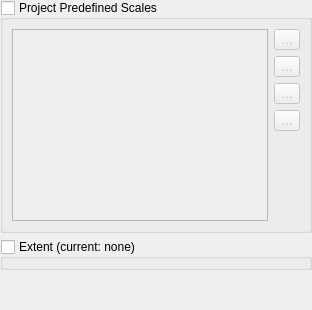
         <widget class="QWidget" name="mViewSettingsPage">
          <layout class="QVBoxLayout" name="verticalLayout_25">
           <property name="leftMargin">
            <number>0</number>
           </property>
           <property name="topMargin">
            <number>0</number>
           </property>
           <property name="rightMargin">
            <number>0</number>
           </property>
           <property name="bottomMargin">
            <number>0</number>
           </property>
           <item>
            <widget class="QgsCollapsibleGroupBox" name="grpProjectScales">
             <property name="sizePolicy">
              <sizepolicy hsizetype="Preferred" vsizetype="Expanding">
               <horstretch>0</horstretch>
               <verstretch>3</verstretch>
              </sizepolicy>
             </property>
             <property name="title">
              <string>Project Predefined Scales</string>
             </property>
             <property name="checkable">
              <bool>true</bool>
             </property>
             <property name="checked">
              <bool>false</bool>
             </property>
             <property name="syncGroup">
              <string notr="true">projgeneral</string>
             </property>
             <layout class="QGridLayout" name="gridLayout_7">
              <item row="0" column="0">
               <widget class="QListWidget" name="lstScales"/>
              </item>
              <item row="0" column="1">
               <layout class="QVBoxLayout" name="verticalLayout_4">
                <item>
                 <widget class="QToolButton" name="pbnAddScale">
                  <property name="toolTip">
                   <string>Add predefined scale</string>
                  </property>
                  <property name="text">
                   <string>…</string>
                  </property>
                  <property name="icon">
                   <iconset resource="../../images/images.qrc">
                    <normaloff>:/images/themes/default/symbologyAdd.svg</normaloff>:/images/themes/default/symbologyAdd.svg</iconset>
                  </property>
                 </widget>
                </item>
                <item>
                 <widget class="QToolButton" name="pbnRemoveScale">
                  <property name="toolTip">
                   <string>Remove selected scale</string>
                  </property>
                  <property name="text">
                   <string>…</string>
                  </property>
                  <property name="icon">
                   <iconset resource="../../images/images.qrc">
                    <normaloff>:/images/themes/default/symbologyRemove.svg</normaloff>:/images/themes/default/symbologyRemove.svg</iconset>
                  </property>
                 </widget>
                </item>
                <item>
                 <widget class="QToolButton" name="pbnImportScales">
                  <property name="toolTip">
                   <string>Import from file</string>
                  </property>
                  <property name="text">
                   <string>…</string>
                  </property>
                  <property name="icon">
                   <iconset resource="../../images/images.qrc">
                    <normaloff>:/images/themes/default/mActionFileOpen.svg</normaloff>:/images/themes/default/mActionFileOpen.svg</iconset>
                  </property>
                 </widget>
                </item>
                <item>
                 <widget class="QToolButton" name="pbnExportScales">
                  <property name="toolTip">
                   <string>Save to file</string>
                  </property>
                  <property name="text">
                   <string>…</string>
                  </property>
                  <property name="icon">
                   <iconset resource="../../images/images.qrc">
                    <normaloff>:/images/themes/default/mActionFileSave.svg</normaloff>:/images/themes/default/mActionFileSave.svg</iconset>
                  </property>
                 </widget>
                </item>
                <item>
                 <spacer name="verticalSpacer">
                  <property name="orientation">
                   <enum>Qt::Vertical</enum>
                  </property>
                  <property name="sizeHint" stdset="0">
                   <size>
                    <width>20</width>
                    <height>40</height>
                   </size>
                  </property>
                 </spacer>
                </item>
               </layout>
              </item>
             </layout>
            </widget>
           </item>
           <item>
            <widget class="QgsExtentGroupBox" name="mExtentGroupBox">
             <property name="toolTip">
              <string>If checked the preset extent will be used as the full extent of the project. If unchecked, the project's full extent will be calculated using the full extent of all layers in the project.</string>
             </property>
             <property name="title">
              <string>Extent (current: none)</string>
             </property>
             <property name="checkable">
              <bool>true</bool>
             </property>
             <property name="checked">
              <bool>false</bool>
             </property>
            </widget>
           </item>
           <item>
            <spacer name="verticalSpacer_4">
             <property name="orientation">
              <enum>Qt::Vertical</enum>
             </property>
             <property name="sizeHint" stdset="0">
              <size>
               <width>20</width>
               <height>40</height>
              </size>
             </property>
            </spacer>
           </item>
          </layout>
         </widget>
